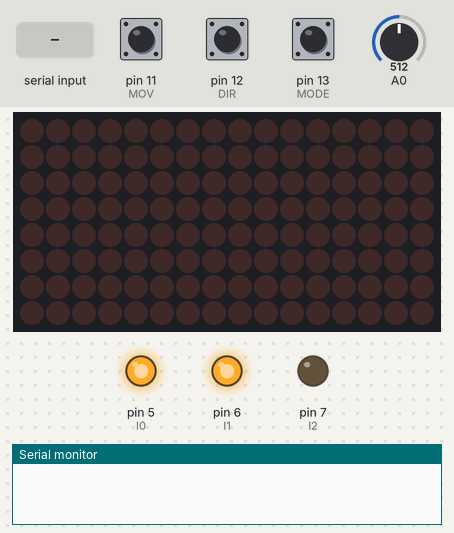
Simulated run of this sketch. Board: Arduino Uno, built with avr-gcc and run on an emulated ATmega328P. Parts: 16×8 LED matrix, output pins drawn as LEDs (lit = HIGH), the last lines printed to the serial monitor. Inputs (shaded band) come from the test bench; at power-on: pin 13 (MODE) HIGH, A0 = 512, pin 11 (MOV) HIGH, pin 12 (DIR) HIGH.

Above: at 1.2 s.
1.3 s: "1" received over Serial
At 2.68 s:
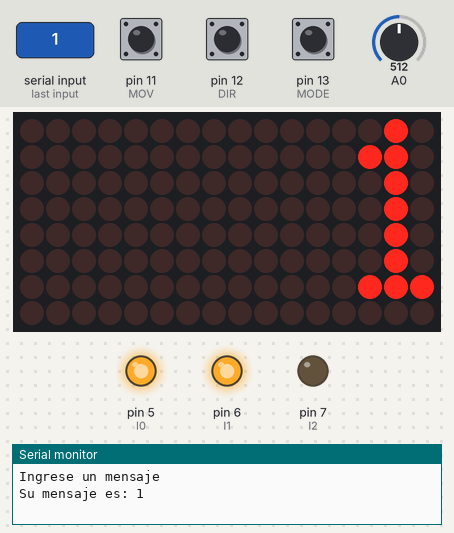
4.3 s: pin 13 (MODE) pulled LOW for 1 s
At 4.73 s:
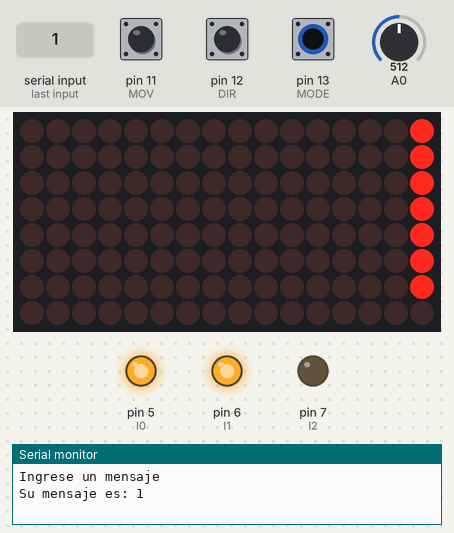
9.4 s: A0 set to 245
At 10.07 s:
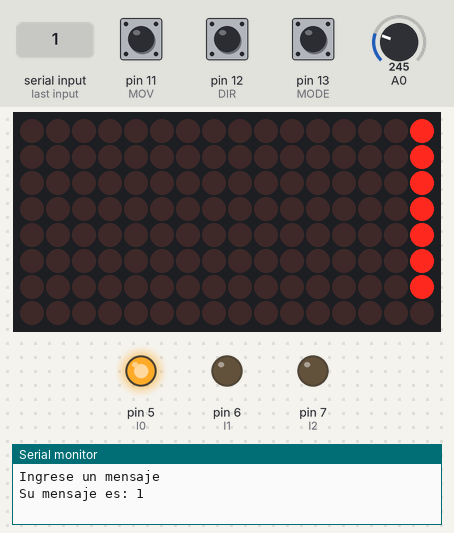
Timing chart, 0 to 12.4 s (numbered marks = the images above; inputs shaded):
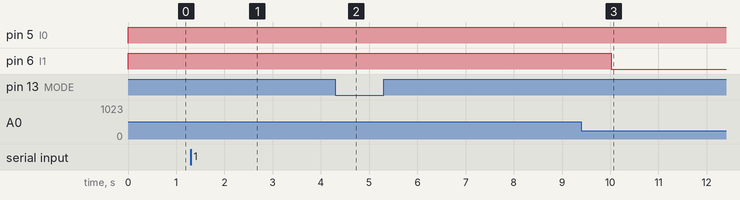

The sketch:

Matrix.ino
```cpp
#include <SPI.h>
#include <Adafruit_GFX.h>
#include <Max72xxPanel.h>

#define POT A2

const int MOV = 11;
const int DIR = 12;
const int MODE = 13;
const int pinCS = 10;
const int numeroMatricesHorizontales =2;
const int numeroMatricesVerticales = 1;
const int I0 = 5;
const int I1 = 6;
const int I2 = 7;


Max72xxPanel matriz = Max72xxPanel (pinCS,numeroMatricesHorizontales,numeroMatricesVerticales);

const int tiempo = 100; //milisegundos
const int espacio = 1; //1 columna de espacio entre cada led
const int ancho = 5 + espacio;  //El ancho de la fuente será de 5 píxeles, cada letra va a ocupar en total 5 columnas

void setup() {
  matriz.setIntensity(7);
  matriz.setPosition(0, 0, 0);
  matriz.setRotation(0,3);

  pinMode(MOV, INPUT);
  pinMode(DIR, INPUT);
  pinMode(MODE, INPUT);

  pinMode(I0, OUTPUT);
  pinMode(I1, OUTPUT);
  pinMode(I2, OUTPUT);


  //pinMode(POT, INPUT);

  Serial.begin(9600);
}

String mensaje;
int incomingByte;
int velocidad =1;


void loop() {
  int mov = digitalRead(MOV);
  int dir = digitalRead(DIR);
  int mode = digitalRead(MODE);


  leerPotenciometro();

  if ( mode == 0){
    mensaje = "P1\40\x2D GRUPO1 - SECCION B";
  } else {
    if(Serial.available() > 0){
      Serial.print("Ingrese un mensaje\n");
      mensaje = Serial.readString();
      Serial.print("Su mensaje es: " + mensaje);
    }
  }

  if(mov == 0){
    for(int i=0; i< mensaje.length(); i++){
      matriz.drawChar(3,1,mensaje[i],HIGH, LOW, 1);
      matriz.write();

      delay(750);
      matriz.fillScreen(LOW);
    }
  } else {
    // Mostrar moviéndose
    if (dir==0){
      for (int i =ancho * mensaje.length()+ matriz.width() - 1 - espacio ; i >0 ; i-= velocidad){
        matriz.fillScreen(LOW); //Apagamos todos los LED. función dedicada para limpiar la pantalla.
        //LETRA POR LETRA
        int letra = i/ ancho;
        int x = (matriz.width() -1) - i %ancho;
        int y = (matriz.height() -8) / 2;
        while (x + ancho - espacio >= 0 && letra >= 0) {
          if(letra <  mensaje.length()){
            matriz.drawChar(x,y,mensaje[letra],HIGH, LOW, 1);
          }
          letra--;
          x -= ancho;
        }
        matriz.write();
        delay(tiempo);
    }
    } else {
      for (int i =0; i < ancho * mensaje.length()+ matriz.width() - 1 - espacio ; i+= velocidad){
        matriz.fillScreen(LOW); //Apagamos todos los LED. función dedicada para limpiar la pantalla.
        //LETRA POR LETRA
        int letra = i/ ancho;
        int x = (matriz.width() -1) - i %ancho;
        int y = (matriz.height() -8) / 2;
        while (x + ancho - espacio >= 0 && letra >= 0) {
          if(letra <  mensaje.length()){
            matriz.drawChar(x,y,mensaje[letra],HIGH, LOW, 1);
          }
          letra--;
          x -= ancho;
        }
        matriz.write();
        delay(tiempo);
    }
  }


  }

}
void leerPotenciometro(){
  float val_pot = analogRead(A0);
  if ( val_pot < 255 && val_pot >= 0 ) {
    velocidad = 1;
    digitalWrite(I0, HIGH);
    digitalWrite(I1, LOW);
    digitalWrite(I2, LOW);
  } else if ( val_pot < 510 && val_pot >= 255 ) {
    velocidad = 2;
    digitalWrite(I0, LOW);
    digitalWrite(I1, HIGH);
    digitalWrite(I2, LOW);
  } else if ( val_pot < 765 && val_pot >= 510 ) {
    velocidad = 3;
    digitalWrite(I0, HIGH);
    digitalWrite(I1, HIGH);
    digitalWrite(I2, LOW);
  } else if ( val_pot < 1020 && val_pot >= 765 ) {
    velocidad = 4;
    digitalWrite(I0, LOW);
    digitalWrite(I1, LOW);
    digitalWrite(I2, HIGH);
  } else if ( val_pot >= 1020 ) {
    velocidad = 5;
    digitalWrite(I0, HIGH);
    digitalWrite(I1, LOW);
    digitalWrite(I2, HIGH);
  }
}
```

Measured:
- after the input at 1.3 s, the display: changes after 1.3 s (image 1)
- after the input at 4.3 s, the display: first differs from a run without the input after 0.39 s (image 2)
- after the input at 9.4 s, pin 6 (I1): HIGH → LOW after 0.62 s
